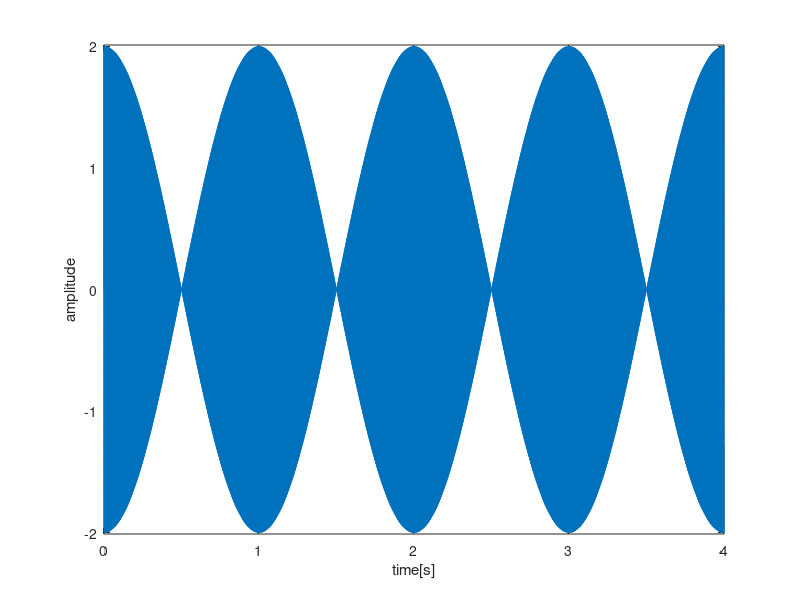

The MATLAB source for this figure:
clear;

Fs = 16000; % 
f1 = 440;   % [Hz]
f2 = 441;   % [Hz]

t = (0:4*(Fs-1)) /Fs;
for k=0:Fs
    y1 = sin(2*pi*f1*t);
end

for k=0:Fs
    y2 = sin(2*pi*f2*t);
end

y = y1 + y2;
% sound(y,Fs);

fig0 = figure;
plot(t,y);
xticks(0:1:4);
xlabel('time[s]');
ylabel('amplitude');
axis([0 4 -2.01 2.01]);
exportgraphics(fig0,'../Figures/01_03.pdf','ContentType','vector');
